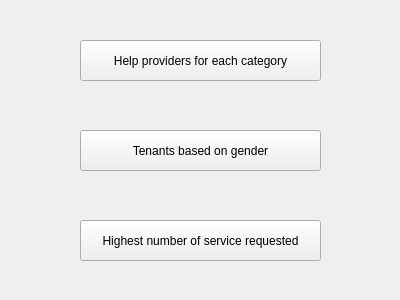
<?xml version="1.0" encoding="UTF-8"?>
<ui version="4.0">
 <class>Form</class>
 <widget class="QWidget" name="Form">
  <property name="geometry">
   <rect>
    <x>0</x>
    <y>0</y>
    <width>400</width>
    <height>300</height>
   </rect>
  </property>
  <property name="windowTitle">
   <string>VISUALIZATION</string>
  </property>
  <widget class="QToolButton" name="helpProviders">
   <property name="geometry">
    <rect>
     <x>80</x>
     <y>40</y>
     <width>241</width>
     <height>41</height>
    </rect>
   </property>
   <property name="text">
    <string>Help providers for each category</string>
   </property>
  </widget>
  <widget class="QToolButton" name="tenantsGender">
   <property name="geometry">
    <rect>
     <x>80</x>
     <y>130</y>
     <width>241</width>
     <height>41</height>
    </rect>
   </property>
   <property name="text">
    <string>Tenants based on gender</string>
   </property>
  </widget>
  <widget class="QToolButton" name="highestService">
   <property name="geometry">
    <rect>
     <x>80</x>
     <y>220</y>
     <width>241</width>
     <height>41</height>
    </rect>
   </property>
   <property name="text">
    <string>Highest number of service requested</string>
   </property>
  </widget>
 </widget>
 <resources/>
 <connections/>
</ui>
